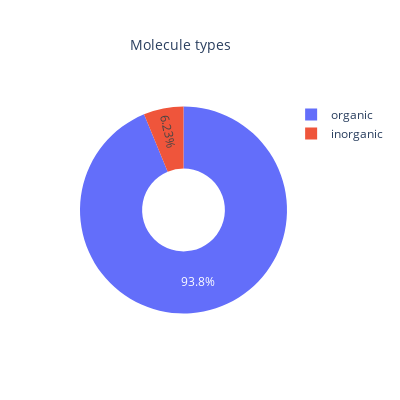

Notebook code cell kept with this figure:
### Code cell
# plot percentage of organic and inorganic molecules
counts_type = pd.DataFrame({'Type': ['organic', 'inorganic'], 
                        'Total': [(molecules['Molecule_Type'] == "organic").sum(), (molecules['Molecule_Type'] == "inorganic").sum()]})
# pie chart 
fig = px.pie(counts_type, values = 'Total', names = 'Type', title='Molecule types', hole=.4, color = 'Type', width=400, height=400)

# update layout
fig.update_layout(title_x=0.45, title_font_size=14)

# save and show
fig.write_html("../Flask/pollutants_db_app/static/img/molecule_type.html", config={'displaylogo': False})
fig.show(config={'displaylogo': False})

### Figure 1 — Plotly figure (JSON) as saved in the notebook; plotly's stock layout.template omitted (floating-point values rounded to 4 significant figures)
{"data": [{"customdata": [["organic"], ["inorganic"]], "domain": {"x": [0, 1], "y": [0, 1]}, "hole": 0.4, "hovertemplate": "Type=%{customdata[0]}<br>Total=%{value}<extra></extra>", "labels": ["organic", "inorganic"], "legendgroup": "", "marker": {"colors": ["#636efa", "#EF553B"]}, "name": "", "showlegend": true, "type": "pie", "values": [1716, 114]}], "layout": {"height": 400, "legend": {"tracegroupgap": 0}, "title": {"font": {"size": 14}, "text": "Molecule types", "x": 0.45}, "width": 400}}
